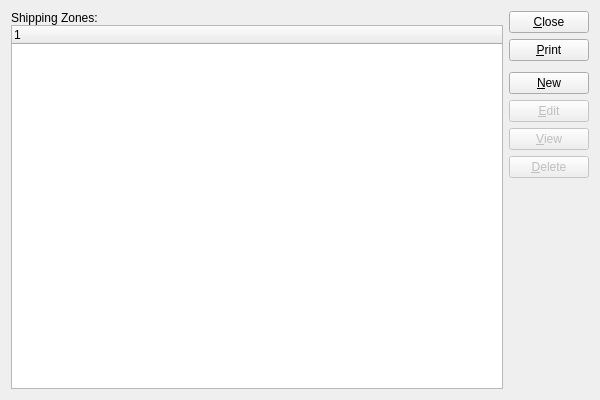
<?xml version="1.0" encoding="UTF-8"?>
<ui version="4.0">
 <comment>This file is part of the xTuple ERP: PostBooks Edition, a free and
open source Enterprise Resource Planning software suite,
Copyright (c) 1999-2018 by OpenMFG LLC, d/b/a xTuple.
It is licensed to you under the Common Public Attribution License
version 1.0, the full text of which (including xTuple-specific Exhibits)
is available at www.xtuple.com/CPAL.  By using this software, you agree
to be bound by its terms.</comment>
 <class>shippingZones</class>
 <widget class="QWidget" name="shippingZones">
  <property name="geometry">
   <rect>
    <x>0</x>
    <y>0</y>
    <width>600</width>
    <height>400</height>
   </rect>
  </property>
  <property name="windowTitle">
   <string>List Shipping Zones</string>
  </property>
  <layout class="QGridLayout" name="gridLayout">
   <item row="0" column="0">
    <layout class="QVBoxLayout">
     <property name="spacing">
      <number>0</number>
     </property>
     <item>
      <widget class="QLabel" name="_shippingZonesLit">
       <property name="text">
        <string>Shipping Zones:</string>
       </property>
      </widget>
     </item>
     <item>
      <widget class="XTreeWidget" name="_shipzone"/>
     </item>
    </layout>
   </item>
   <item row="0" column="1">
    <layout class="QVBoxLayout" name="verticalLayout">
     <item>
      <widget class="QPushButton" name="_close">
       <property name="text">
        <string>&amp;Close</string>
       </property>
      </widget>
     </item>
     <item>
      <widget class="QPushButton" name="_print">
       <property name="text">
        <string>&amp;Print</string>
       </property>
      </widget>
     </item>
     <item>
      <spacer name="verticalSpacer">
       <property name="orientation">
        <enum>Qt::Vertical</enum>
       </property>
       <property name="sizeType">
        <enum>QSizePolicy::Preferred</enum>
       </property>
       <property name="sizeHint" stdset="0">
        <size>
         <width>20</width>
         <height>5</height>
        </size>
       </property>
      </spacer>
     </item>
     <item>
      <widget class="QPushButton" name="_new">
       <property name="text">
        <string>&amp;New</string>
       </property>
      </widget>
     </item>
     <item>
      <widget class="QPushButton" name="_edit">
       <property name="enabled">
        <bool>false</bool>
       </property>
       <property name="text">
        <string>&amp;Edit</string>
       </property>
      </widget>
     </item>
     <item>
      <widget class="QPushButton" name="_view">
       <property name="enabled">
        <bool>false</bool>
       </property>
       <property name="text">
        <string>&amp;View</string>
       </property>
      </widget>
     </item>
     <item>
      <widget class="QPushButton" name="_delete">
       <property name="enabled">
        <bool>false</bool>
       </property>
       <property name="text">
        <string>&amp;Delete</string>
       </property>
      </widget>
     </item>
     <item>
      <spacer name="Spacer34">
       <property name="orientation">
        <enum>Qt::Vertical</enum>
       </property>
       <property name="sizeType">
        <enum>QSizePolicy::Expanding</enum>
       </property>
       <property name="sizeHint" stdset="0">
        <size>
         <width>20</width>
         <height>20</height>
        </size>
       </property>
      </spacer>
     </item>
    </layout>
   </item>
  </layout>
 </widget>
 <layoutdefault spacing="6" margin="11"/>
 <customwidgets>
  <customwidget>
   <class>XTreeWidget</class>
   <extends>QTreeWidget</extends>
   <header>xtreewidget.h</header>
   <container>1</container>
  </customwidget>
 </customwidgets>
 <tabstops>
  <tabstop>_shipzone</tabstop>
  <tabstop>_new</tabstop>
  <tabstop>_edit</tabstop>
  <tabstop>_view</tabstop>
  <tabstop>_delete</tabstop>
  <tabstop>_print</tabstop>
  <tabstop>_close</tabstop>
 </tabstops>
 <resources/>
 <connections>
  <connection>
   <sender>_close</sender>
   <signal>clicked()</signal>
   <receiver>shippingZones</receiver>
   <slot>close()</slot>
   <hints>
    <hint type="sourcelabel">
     <x>20</x>
     <y>20</y>
    </hint>
    <hint type="destinationlabel">
     <x>20</x>
     <y>20</y>
    </hint>
   </hints>
  </connection>
  <connection>
   <sender>_shipzone</sender>
   <signal>valid(bool)</signal>
   <receiver>_view</receiver>
   <slot>setEnabled(bool)</slot>
   <hints>
    <hint type="sourcelabel">
     <x>20</x>
     <y>20</y>
    </hint>
    <hint type="destinationlabel">
     <x>20</x>
     <y>20</y>
    </hint>
   </hints>
  </connection>
 </connections>
</ui>
